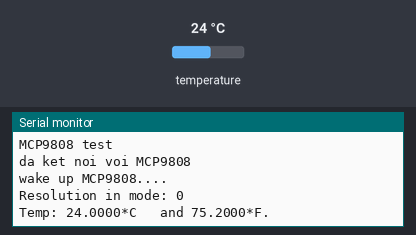
A sketch run on a simulated Arduino Uno, built for the host (arithmetic inside an expression is 32-bit, double 64-bit). Shown: the last lines printed to the serial monitor. Inputs (shaded band) come from the test bench; at power-on: temperature 24 °C.

Above: at 1.2 s.
1.3 s: temperature set to 12 °C
At 2.22 s:
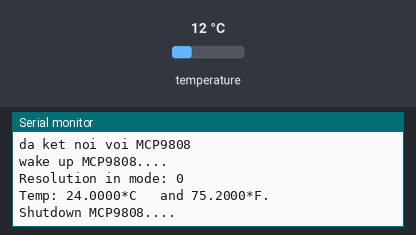
5.5 s: temperature set to 19 °C
At 7.7 s:
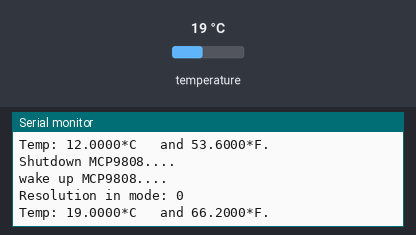
Timing chart, 0 to 9.2 s (numbered marks = the images above; inputs shaded):
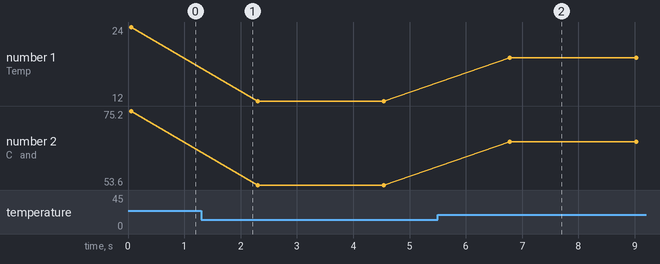

Measured:
- after the input at 5.5 s, the serial monitor: prints a new line after 1.3 s (image 2)
- plotted number 1: 24 → 12 after the input at 1.3 s, 12 → 19 after the input at 5.5 s
- plotted number 2: 75.2 → 53.6 after the input at 1.3 s, 53.6 → 66.2 after the input at 5.5 s

The sketch:

mcp9808.ino
```cpp
#include <Wire.h>
#include "Adafruit_MCP9808.h"

Adafruit_MCP9808 tempsensor = Adafruit_MCP9808();

void setup() {
  Serial.begin(9600);
  //while (!Serial);
  Serial.println("MCP9808 test");
  //  A2 A1 A0 address
  //  0  0  0   0x18  this is the default address
  //  0  0  1   0x19
  //  0  1  0   0x1A
  //  0  1  1   0x1B
  //  1  0  0   0x1C
  //  1  0  1   0x1D
  //  1  1  0   0x1E
  //  1  1  1   0x1F
  if (!tempsensor.begin(0x18)) {
    Serial.println("khong tim thay thiet bi");
    while (1);
  }

   Serial.println("da ket noi voi MCP9808");

  tempsensor.setResolution(3);
  // Mode Resolution SampleTime
  //  0    0.5°C       30 ms
  //  1    0.25°C      65 ms
  //  2    0.125°C     130 ms
  //  3    0.0625°C    250 ms
}

void loop() {
  Serial.println("wake up MCP9808.... "); // wake up MCP9808 - power consumption ~200 mikro Ampere
  tempsensor.wake();   // wake up, ready to read!

  // Read and print out the temperature, also shows the resolution mode used for reading.
  Serial.print("Resolution in mode: ");
  Serial.println (tempsensor.getResolution());
  float c = tempsensor.readTempC();
  float f = tempsensor.readTempF();
  Serial.print("Temp: ");
  Serial.print(c, 4); Serial.print("*C\t and ");
  Serial.print(f, 4); Serial.println("*F.");

  delay(2000);
  Serial.println("Shutdown MCP9808.... ");
  tempsensor.shutdown_wake(1); // shutdown MSP9808
  Serial.println("");
  delay(200);
}
```
